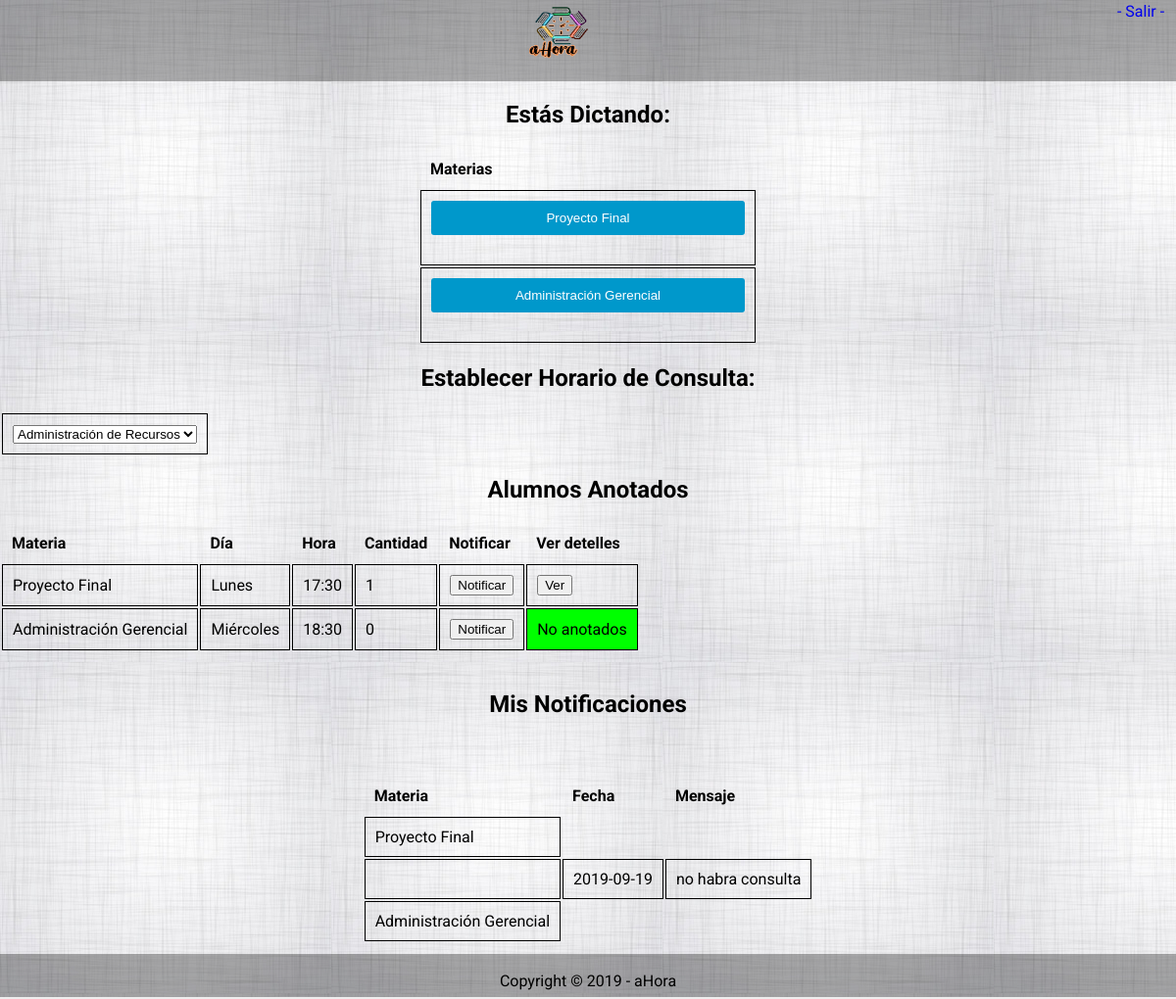
/vista/profesor/profesorPpal.php, run on an earlier commit of the app's database.
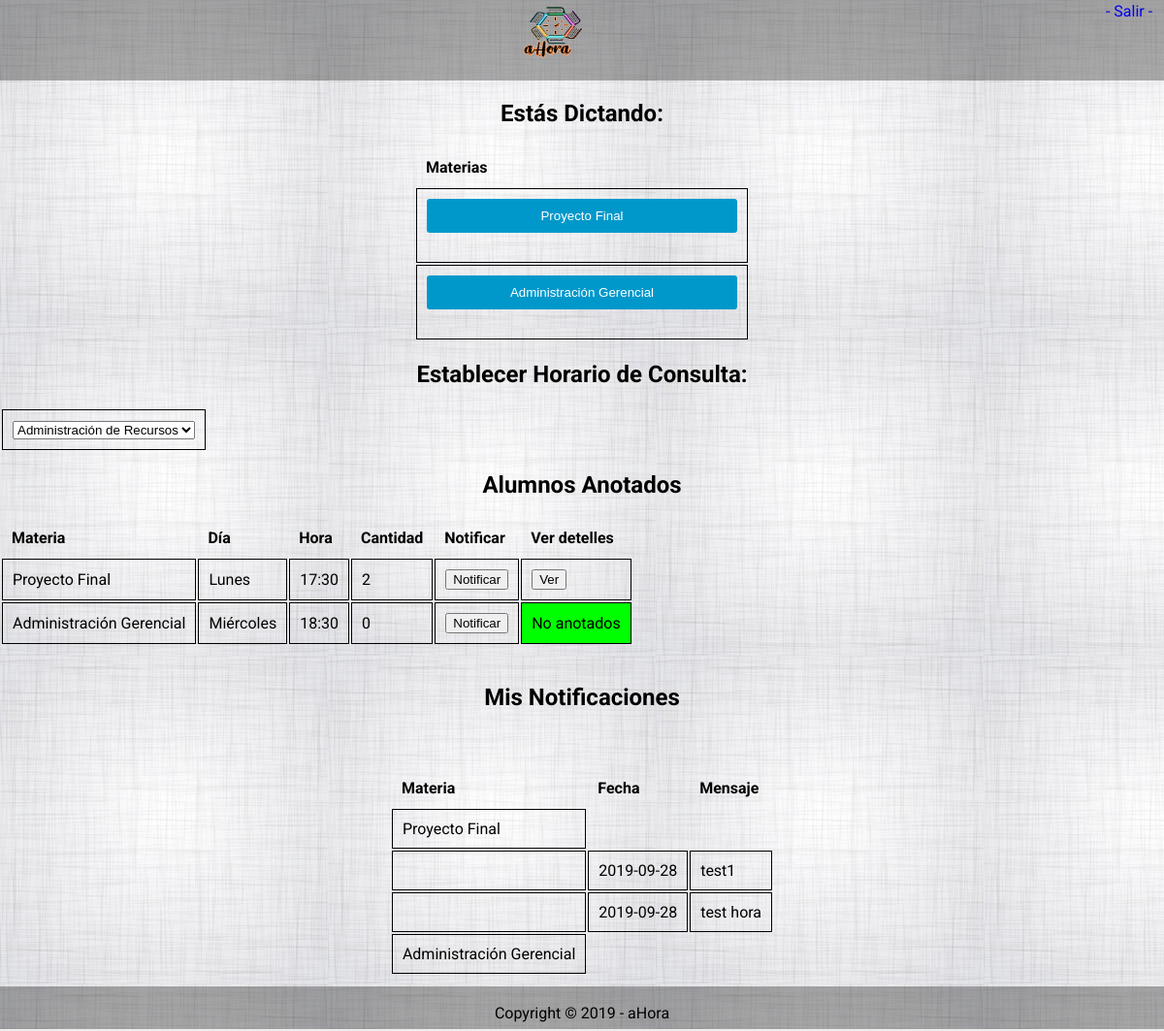
And on a later commit of the database.
### tables this page shows
CREATE TABLE `materia` (
  `id_materia` int(20) NOT NULL,
  `nombreMateria` varchar(50) NOT NULL,
  `fk_departamento` int(20) NOT NULL,
  `fk_dia` int(20) NOT NULL
);

CREATE TABLE `dia` (
  `id_dia` int(20) NOT NULL,
  `dia` varchar(50) NOT NULL
);

CREATE TABLE `horariodeconsulta` (
  `id_horariodeconsulta` int(20) NOT NULL,
  `hora` char(5) NOT NULL,
  `activoDesde` date NOT NULL,
  `activoHasta` date NOT NULL,
  `semestre` int(11) NOT NULL,
  `fk_dia` int(20) NOT NULL,
  `fk_profesor` int(20) NOT NULL,
  `fk_materia` int(20) NOT NULL
);

CREATE TABLE `horadeconsulta` (
  `id_horadeconsulta` int(20) NOT NULL,
  `fechaDesdeAnotados` date NOT NULL,
  `fechaHastaAnotados` date NOT NULL,
  `cantidadAnotados` int(50) NOT NULL,
  `estadoPresentismo` varchar(50) NOT NULL,
  `estadoVigencia` varchar(50) NOT NULL,
  `fk_materia` int(20) NOT NULL,
  `fk_presentismo` int(20) DEFAULT NULL,
  `fk_horariodeconsulta` int(20) NOT NULL,
  `fk_profesor` int(20) NOT NULL
);

CREATE TABLE `avisoprofesor` (
  `id_avisoprofesor` int(20) NOT NULL,
  `fechaAvisoProfesor` date NOT NULL,
  `detalleDescripcion` varchar(500) NOT NULL,
  `fk_horadeconsulta` int(20) NOT NULL,
  `horaAvisoProfesor` time(5) NOT NULL
);

### vista/rutas.php (called while the page is built, shortened)
<?php
$URL='http://localhost/ProyectoFinalUTN';
$logo="/vista//partials/logo.png";
$fondo="/vista/fondoCuerpo.jpg";
$profesorNotificarAlumno='/vista/profesor/profesorNotificarAlumnos.php';
$profesorAlumnosAnotados='/vista/profesor/profesorAlumnosAnotados.php';
?>

### controlador/profesor/profesorControlador.php (called while the page is built, shortened)
<?php
require 'C:/xampp/htdocs/ProyectoFinalUTN/vista/rutas.php';
class Profesorcontrolador extends conexion
{
    function buscarMateriasProfesor($id){
        $conn = $this->getconexion();
        $stmt = $conn->prepare("SELECT fk_materia,fk_dedicacion FROM dedicacion_materia_profesor where fk_profesor=$id");
        $stmt->execute();
        $listaDedicaciones=array();
        while($row = $stmt->fetch()) {
            $materia= $row['fk_materia'];
            $dedicacion= $row['fk_dedicacion'];
            $stmt2 = $conn->prepare("SELECT id_materia,nombreMateria,fk_departamento,fk_dia FROM materia where id_materia=$materia");
            $stmt2->execute();
            while($row = $stmt2->fetch()) {
                $mat = new Materia();
                $mat->setid_materia($row['id_materia']);
                $mat->setnombreMateria($row['nombreMateria']);
            }
        $stmt3 = $conn->prepare("SELECT id_dedicacion,tipo,cantidadHora FROM dedicacion where id_dedicacion=$dedicacion");
        $stmt3->execute();
            while($row = $stmt3->fetch()) {
                $ded = new Dedicacion();
                $ded->setid_dedicacion($row['id_dedicacion']);
                $ded->settipo($row['tipo']);
                $ded->setcantidadHora($row['cantidadHora']);
                $ded->setMateria($mat);
                array_push($listaDedicaciones,$ded);
            }
        }
        return $listaDedicaciones;
    }
    function alumnosAnotados($idprofesor){
        $listaHora=array();
        $conn = $this->getconexion();
        $stmt2 = $conn->prepare("SELECT id_horadeconsulta,fk_horariodeconsulta,fk_materia,cantidadAnotados FROM horadeconsulta where fk_profesor=$idprofesor and estadoVigencia='activo'");
        $stmt2->execute();
        while($row = $stmt2->fetch()) {
            $hora = new HoraDeConsulta();
            $hora->setid_horadeconsulta($row['id_horadeconsulta']);
            $hora->setcantidadAnotados($row['cantidadAnotados']);
            $tempidhorario =$row['fk_horariodeconsulta'];
            $temporalMateriaid =$row['fk_materia'];
             $temphoraconsulta =$row['id_horadeconsulta'];
              $stmt3 = $conn->prepare("SELECT  id_horariodeconsulta,hora,activoDesde,activoHasta,semestre,fk_dia,fk_profesor,fk_materia FROM horariodeconsulta where id_horariodeconsulta=$tempidhorario");
              $stmt3->execute();
                while($row = $stmt3->fetch()) {
                    $hor = new HorarioDeConsulta();
                    $hor->setid_horariodeconsulta($row['id_horariodeconsulta']);
                    $hor->sethora($row['hora']);
                    $hor->setactivoDesde($row['activoDesde']);
                    $hor->setactivoHasta($row['activoHasta']);
                    $hor->setsemestre($row['semestre']);
                        $tempDia =$row['fk_dia'];
                        $stmt4 = $conn->prepare("SELECT id_dia,dia FROM dia where id_dia=$tempDia");
                        $stmt4->execute();
                        while($row = $stmt4->fetch()) {
                            $dia = new Dia();
                            $dia->setid_dia($row['id_dia']);
                            $dia->setdia($row['dia']);
                            $hor->setdia($dia);
                        }
                    $hora->setHorarioDeConsulta($hor);
                }
            $stmt5 = $conn->prepare("SELECT id_materia,nombreMateria,fk_departamento,fk_dia FROM materia where id_materia=$temporalMateriaid");
            $stmt5->execute();
            while($row = $stmt5->fetch()) {
                $mat = new Materia();
                $mat->setid_materia($row['id_materia']);
                $mat->setnombreMateria($row['nombreMateria']);
                $hora->setMateria($mat);
            }
            $listaAvisos=array();
            $stmt6 = $conn->prepare("SELECT id_avisoProfesor,detalleDescripcion,fechaAvisoProfesor FROM avisoprofesor where fk_horadeconsulta=$temphoraconsulta");
            $stmt6->execute();
            while($row = $stmt6->fetch()) {
                $aviso= new AvisoProfesor();
                $aviso->setid_avisoProfesor($row['id_avisoProfesor']);
                $aviso->setdetalleDescripcion($row['detalleDescripcion']);
                $aviso->setfechaAvisoProfesor($row['fechaAvisoProfesor']);
                array_push($listaAvisos,$aviso);
            }
            $hora->setAvisoProfesor($listaAvisos);
            array_push($listaHora,$hora);
        }
        return $listaHora;
    }
    function hayAvisosProfesor($hora){
        $respuesta = false;
        foreach ($hora as $horadeconsulta) {
           foreach ($horadeconsulta->getAvisoProfesor() as $aviso) {
            if (isset($aviso)){
                $respuesta=true;
                break;
            }
           }
        }
        return $respuesta;
    }
}

### modelo/Dedicacion.php (called while the page is built, shortened)
<?php
class Dedicacion
{
	var $id_dedicacion;
	var $Materia;
	function getid_dedicacion()
	{
		return $this->id_dedicacion;
	}
	function setid_dedicacion($newVal)
	{
		$this->id_dedicacion = $newVal;
	}
	function getMateria()
	{
		return $this->Materia;
	}
	function setMateria($newVal)
	{
		$this->Materia = $newVal;
	}
}
?>

### modelo/Materia.php (called while the page is built, shortened)
<?php
class Materia
{
	var $nombreMateria;
	function getnombreMateria()
	{
		return $this->nombreMateria;
	}
	function setnombreMateria($newVal)
	{
		$this->nombreMateria = $newVal;
	}
}
?>

### modelo/HoraDeConsulta.php (called while the page is built, shortened)
<?php
require_once ('Materia.php');
require_once ('HorarioDeConsulta.php');
class HoraDeConsulta
{
	var $id_horadeconsulta;
	var $cantidadAnotados;
	var $Materia;
	var $HorarioDeConsulta;
	var $AvisoProfesor;
	function getid_horadeconsulta()
	{
		return $this->id_horadeconsulta;
	}
	function setid_horadeconsulta($newVal)
	{
		$this->id_horadeconsulta = $newVal;
	}
	function getMateria()
	{
		return $this->Materia;
	}
	function setMateria($newVal)
	{
		$this->Materia = $newVal;
	}
	function getAvisoProfesor()
	{
		return $this->AvisoProfesor;
	}
	function setAvisoProfesor($newVal)
	{
		$this->AvisoProfesor = $newVal;
	}
	function getcantidadAnotados()
	{
		return $this->cantidadAnotados;
	}
	function setcantidadAnotados($newVal)
	{
		$this->cantidadAnotados = $newVal;
	}
	function getHorarioDeConsulta()
	{
		return $this->HorarioDeConsulta;
	}
	function setHorarioDeConsulta($newVal)
	{
		$this->HorarioDeConsulta = $newVal;
	}
}
?>

### modelo/HorarioDeConsulta.php (called while the page is built, shortened)
<?php
require_once('Dia.php');
class HorarioDeConsulta
{
	var $hora;
	function getDia()
	{
		return $this->Dia;
	}
	function setDia($newVal)
	{
		$this->Dia = $newVal;
	}
	function gethora()
	{
		return $this->hora;
	}
	function sethora($newVal)
	{
		$this->hora = $newVal;
	}
}
?>

### modelo/Dia.php (called while the page is built, shortened)
<?php
class Dia
{
	var $dia;
    function getDia()
	{
		return $this->dia;
	}
	function setDia($newVal)
	{
		$this->dia = $newVal;
    }
}
    ?>

### modelo/AvisoProfesor.php (called while the page is built, shortened)
<?php
class AvisoProfesor
{
	var $detalleDescripcion;
	var $fechaAvisoProfesor;
	function getdetalleDescripcion()
	{
		return $this->detalleDescripcion;
	}
	function setdetalleDescripcion($newVal)
	{
		$this->detalleDescripcion = $newVal;
	}
	function getfechaAvisoProfesor()
	{
		return $this->fechaAvisoProfesor;
	}
	function setfechaAvisoProfesor($newVal)
	{
		$this->fechaAvisoProfesor = $newVal;
	}
}
?>

### vista/profesor/profesorPpal.php (the view, shortened to what this page needs)
<?php
require_once 'C:/xampp/htdocs/ProyectoFinalUTN/vista/rutas.php';
?>
<!DOCTYPE html>
<html>
    <head>
        <link href="./../assert/css/style.css" rel="stylesheet" type="text/css"/>
    </head>
    <body background = <?php echo $URL.$fondo?>>
        <?php require './../partials/header.php' ?>
        <?php
        $notificar= $URL . $profesorNotificarAlumno;
        $anotados= $URL . $profesorAlumnosAnotados;
        ?>
        <h2>Estás Dictando:</h2>
        <form action="profesorPpal.php" method="POST">
            <div>
                <table align='center' class="table-mostrar" id="tablaMateria">
                    <tbody>
                        <tr>
                            <th> Materias </th>
                        </tr>
                        <?php
                        $a =new profesorControlador ;
                        $listaDedicaciones = $a->buscarMateriasProfesor(02);
                        foreach ($listaDedicaciones as $dedicacion): ?>
                        <tr>
                            <td>
                                <input type="submit" name="nombreMateriaSeleccionada" id='<?php echo $dedicacion->getid_dedicacion()?>'  value="<?php echo $dedicacion->getMateria()->getnombreMateria()?>" formaction="profesorEstablecerHorario.php"
                            onclick=""></input>
                            </td>
                        </tr>
                        <?php endforeach;
                            ?>
                    </tbody>
                </table>
            </div>
            <div>
                <h2>Establecer Horario de Consulta:</h2>
                <table>
                    <tbody>
                        <tr>
                            <td>
                                <select name="MateriasDictando">
                                    <option>Administración de Recursos</option>
                                </select>
                            </td>
                        </tr>
                    </tbody>
                </table>
            </div>
            <div>
                <h2>Alumnos Anotados</h2>
                <table id="tablaAlumnosAnotados" onclick="">
                    <thead>
                        <th>Materia</th>
                        <th>Día</th>
                        <th>Hora</th>
                        <th>Cantidad</th>
                        <th>Notificar</th>
                        <th>Ver detelles</th>
                    </thead>
                   <?php
                   $alumnosanotados = $a->alumnosAnotados(02);
                  ?>
                    <tbody>
                     <?php  foreach ($alumnosanotados as $hora): ?>
                     <tr>
                            <td>
                            <?php echo $hora->getMateria()->getnombreMateria() ?>
                            </td>
                            <td>
                            <?php echo $hora->getHorarioDeConsulta()->getdia()->getdia() ?>
                            </td>
                            <td>
                            <?php echo $hora->getHorarioDeConsulta()->gethora() ?>
                            </td>
                            <td>
                            <?php echo $hora->getcantidadAnotados() ?>
                            </td>
                            <td>
                                <button name="Notificaridhora" type='submit' value=<?php echo $hora->getid_horadeconsulta()?> formaction=<?php echo $notificar?> > Notificar </button>
                            </td>
                            <?php if ($hora->getcantidadAnotados()>0){ ?>
                            <td>
                                <button name="Notificaridhora" type='submit' value=<?php echo $hora->getid_horadeconsulta()?> formaction=<?php echo $anotados?> > Ver </button>
                            </td>
                            <?php } else {
                                echo  '<td bgcolor="Lime">';
                                echo "No anotados";
                                echo  '</td>';
                                 }; ?>
                        </tr>
                        <?php endforeach;
                            ?>
                    </tbody>
                </table>
            </div>
            <div>
            <br>
            <h2>Mis Notificaciones</h2>
            <?php if ($a->hayAvisosProfesor($alumnosanotados)){ ?>
            <table  align='center' class="table-mostrar" id="tablaAvisos" onclick="" >
                <thead>
                    <th>Materia</th>
                    <th>Fecha</th>
                    <th>Mensaje</th>
                </thead>
                <?php
                    foreach ($alumnosanotados as $hora): ?>
                <br>
                <tr>
                    <td>
                        <?php echo $hora->getMateria()->getnombreMateria(); ?>
                    </td>
                    <?php foreach ($hora->getAvisoProfesor() as $aviso): ?>
                <tr>
                <td>
                </td>
                <td>
                    <?php echo $aviso->getfechaAvisoProfesor() ?>
                </td>
                <td>
                    <?php echo $aviso->getdetalleDescripcion() ?>
                </td>
                </tr>
                    <?php endforeach;
                    ?>
                </tr>
                    <?php endforeach;
                    ?>
                </table>
                    <?php }; ?>
                <br>
                <br>
                <br>
            </div>
        </form>
    </body>
    <footer>
        <?php require './../partials/footer.php'; ?>
    </footer>
</html>

### vista/partials/header.php
<header>
<?php require_once 'C:/xampp/htdocs/ProyectoFinalUTN/vista/rutas.php';?>
  <a href=<?php echo $URL."/vista/alumno/alumnoPpal.php"?>> <img src=<?php echo '"'.$URL.$logo.'"'?> width="75" height="75" /> </a>
  <TD><a href=<?php echo $URL."/vista/logout.php"?> style="float:right;" > - Salir -    &nbsp;&nbsp;  </a> </TD>
</header>

### vista/partials/footer.php
<?php
echo "<p> Copyright &copy; " . date("Y") . " - aHora</p>";
?>

### vista/assert/css/style.css (style rules this page uses)
html { min-height: 100%; position: relative; }
body { margin: 0; padding: 0; font-family: 'Roboto', sans-serif; text-align: center; }
input[type="submit"] { padding: 10px; color: #fff; background: #0098cb; width: 320px; margin: 20px auto; margin-top: 0; border: 0; border-radius: 3px; cursor: pointer; }
header { border-bottom: 0 solid #eee; padding: 2px 0 2px; margin-bottom: 0; width: 100%; text-align: center; background-color: #0000004f; }
header a { text-decoration: none; color: #00000; }
footer { border-bottom: 2px solid #eee; padding: 2px 0 2px; width: 100%; text-align: center; color: #00000; height: 40px; bottom: 0; position:absolute; background-color: #0000004f; align-self: flex-end; }
table-mostrar, thead, td { width: 100%; margin: 0; padding: 0; border-collapse: collapse; border: 1px solid black; text-align: left; }
thead { text-align: center; }
th, td { padding: 10px; text-align: left; width: max-content; }
table-buscar, thead { width: 50%; margin: 0; padding: 0px; border-collapse: collapse; text-align: left; }

What changed in the data, as far as the page shows it:
removed avisoprofesor: fechaAvisoProfesor "2019-09-19", detalleDescripcion "no habra consulta", shown under materia "Proyecto Final"
changed horadeconsulta (number 1 of 2 on the later page): cantidadAnotados 1 → 2 (drawn)
added avisoprofesor: fechaAvisoProfesor "2019-09-28", detalleDescripcion "test1", shown under materia "Proyecto Final"
added avisoprofesor: fechaAvisoProfesor "2019-09-28", detalleDescripcion "test hora", shown under materia "Proyecto Final"
Also different on the page:
new list line: "Proyecto Final"
new list line: "Lunes"
new list line: "17:30"
new list line: "2"
new list line: "Notificar Ver"
list line gone: "Proyecto Final"
list line gone: "Lunes"
list line gone: "17:30"
list line gone: "1"
list line gone: "Notificar Ver"
